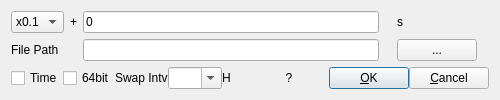
<?xml version="1.0" encoding="UTF-8"?>
<ui version="4.0">
 <class>FileOptDialog</class>
 <widget class="QWidget" name="FileOptDialog">
  <property name="windowTitle">
   <string>File Options</string>
  </property>
  <property name="toolTip">
   <string/>
  </property>
  <layout class="QGridLayout" name="gridLayout">
   <item row="1" column="2">
    <widget class="QLineEdit" name="TimeStart">
     <property name="enabled">
      <bool>true</bool>
     </property>
     <property name="toolTip">
      <string/>
     </property>
     <property name="text">
      <string>0</string>
     </property>
    </widget>
   </item>
   <item row="1" column="0">
    <widget class="QComboBox" name="TimeSpeed">
     <property name="enabled">
      <bool>true</bool>
     </property>
     <property name="toolTip">
      <string/>
     </property>
     <item>
      <property name="text">
       <string>x0.1</string>
      </property>
     </item>
     <item>
      <property name="text">
       <string>x0.2</string>
      </property>
     </item>
     <item>
      <property name="text">
       <string>x0.5</string>
      </property>
     </item>
     <item>
      <property name="text">
       <string>x1</string>
      </property>
     </item>
     <item>
      <property name="text">
       <string>x2</string>
      </property>
     </item>
     <item>
      <property name="text">
       <string>x5</string>
      </property>
     </item>
     <item>
      <property name="text">
       <string>x10</string>
      </property>
     </item>
    </widget>
   </item>
   <item row="2" column="0">
    <widget class="QLabel" name="Label1">
     <property name="enabled">
      <bool>true</bool>
     </property>
     <property name="toolTip">
      <string/>
     </property>
     <property name="text">
      <string>File Path</string>
     </property>
    </widget>
   </item>
   <item row="1" column="5">
    <widget class="QLabel" name="Label3">
     <property name="enabled">
      <bool>true</bool>
     </property>
     <property name="toolTip">
      <string/>
     </property>
     <property name="text">
      <string>s</string>
     </property>
    </widget>
   </item>
   <item row="2" column="5">
    <widget class="QPushButton" name="BtnFilePath">
     <property name="enabled">
      <bool>true</bool>
     </property>
     <property name="toolTip">
      <string/>
     </property>
     <property name="text">
      <string>...</string>
     </property>
    </widget>
   </item>
   <item row="2" column="2">
    <widget class="QLineEdit" name="FilePath">
     <property name="enabled">
      <bool>true</bool>
     </property>
     <property name="toolTip">
      <string/>
     </property>
     <property name="text">
      <string/>
     </property>
    </widget>
   </item>
   <item row="1" column="1">
    <widget class="QLabel" name="Label2">
     <property name="text">
      <string>+</string>
     </property>
    </widget>
   </item>
   <item row="3" column="0" colspan="8">
    <widget class="QWidget" name="widget" native="true">
     <property name="sizePolicy">
      <sizepolicy hsizetype="Preferred" vsizetype="Maximum">
       <horstretch>0</horstretch>
       <verstretch>0</verstretch>
      </sizepolicy>
     </property>
     <layout class="QHBoxLayout" name="horizontalLayout">
      <property name="spacing">
       <number>0</number>
      </property>
      <property name="leftMargin">
       <number>0</number>
      </property>
      <property name="topMargin">
       <number>0</number>
      </property>
      <property name="rightMargin">
       <number>0</number>
      </property>
      <property name="bottomMargin">
       <number>0</number>
      </property>
      <item>
       <widget class="QCheckBox" name="ChkTimeTag">
        <property name="toolTip">
         <string/>
        </property>
        <property name="text">
         <string>Time</string>
        </property>
       </widget>
      </item>
      <item>
       <widget class="QCheckBox" name="Chk64Bit">
        <property name="toolTip">
         <string/>
        </property>
        <property name="text">
         <string>64bit</string>
        </property>
       </widget>
      </item>
      <item>
       <widget class="QLabel" name="Label4">
        <property name="enabled">
         <bool>true</bool>
        </property>
        <property name="toolTip">
         <string/>
        </property>
        <property name="text">
         <string>Swap Intv</string>
        </property>
       </widget>
      </item>
      <item>
       <widget class="QComboBox" name="SwapIntv">
        <property name="enabled">
         <bool>true</bool>
        </property>
        <property name="toolTip">
         <string/>
        </property>
        <property name="editable">
         <bool>true</bool>
        </property>
        <item>
         <property name="text">
          <string/>
         </property>
        </item>
        <item>
         <property name="text">
          <string>0.25</string>
         </property>
        </item>
        <item>
         <property name="text">
          <string>0.5</string>
         </property>
        </item>
        <item>
         <property name="text">
          <string>1</string>
         </property>
        </item>
        <item>
         <property name="text">
          <string>2</string>
         </property>
        </item>
        <item>
         <property name="text">
          <string>3</string>
         </property>
        </item>
        <item>
         <property name="text">
          <string>6</string>
         </property>
        </item>
        <item>
         <property name="text">
          <string>12</string>
         </property>
        </item>
        <item>
         <property name="text">
          <string>24</string>
         </property>
        </item>
       </widget>
      </item>
      <item>
       <widget class="QLabel" name="Label5">
        <property name="enabled">
         <bool>true</bool>
        </property>
        <property name="toolTip">
         <string/>
        </property>
        <property name="text">
         <string>H</string>
        </property>
       </widget>
      </item>
      <item>
       <widget class="QPushButton" name="BtnKey">
        <property name="enabled">
         <bool>true</bool>
        </property>
        <property name="toolTip">
         <string/>
        </property>
        <property name="text">
         <string>?</string>
        </property>
        <property name="flat">
         <bool>true</bool>
        </property>
       </widget>
      </item>
      <item>
       <widget class="QPushButton" name="BtnOk">
        <property name="enabled">
         <bool>true</bool>
        </property>
        <property name="toolTip">
         <string/>
        </property>
        <property name="text">
         <string>&amp;OK</string>
        </property>
        <property name="autoDefault">
         <bool>true</bool>
        </property>
        <property name="default">
         <bool>true</bool>
        </property>
       </widget>
      </item>
      <item>
       <widget class="QPushButton" name="BtnCancel">
        <property name="enabled">
         <bool>true</bool>
        </property>
        <property name="toolTip">
         <string/>
        </property>
        <property name="text">
         <string>&amp;Cancel</string>
        </property>
       </widget>
      </item>
     </layout>
    </widget>
   </item>
  </layout>
 </widget>
 <resources/>
 <connections/>
</ui>
